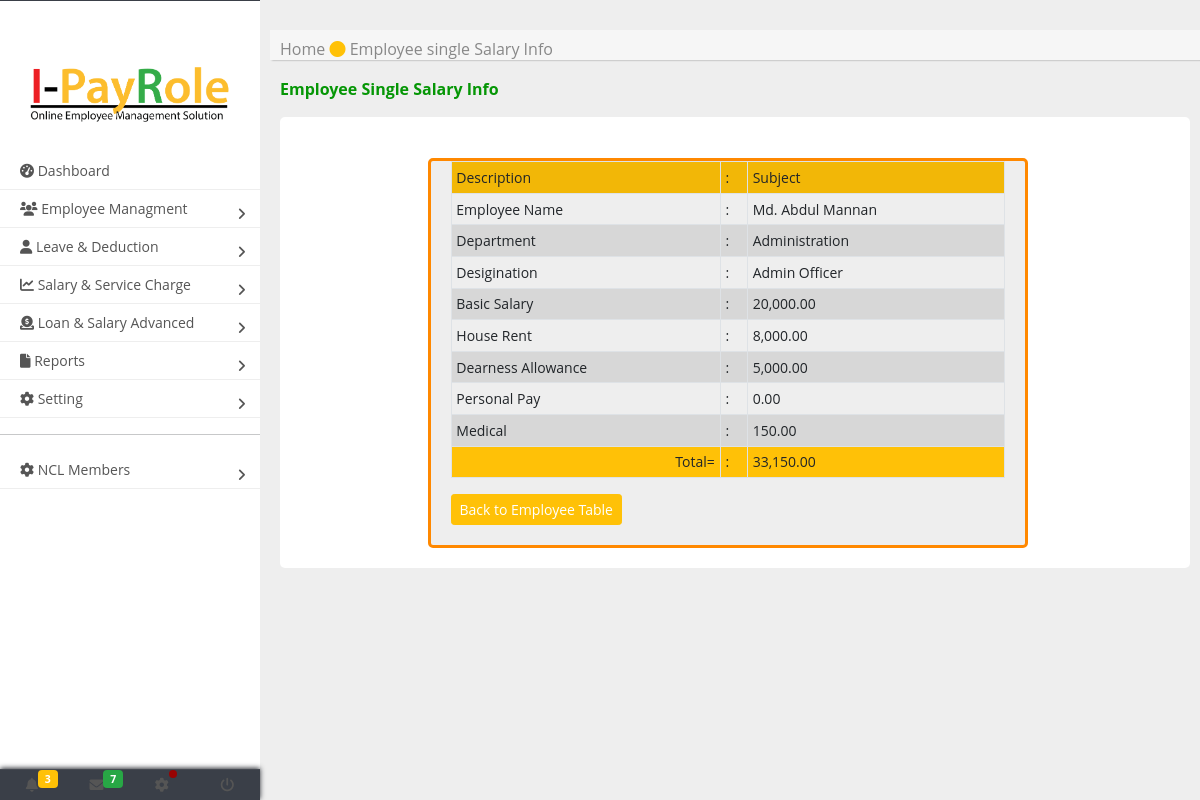
/single_salary_view.php?id=E0002, run on the app's committed database.
### tables this page shows
CREATE TABLE `employee` (
  `id` int(11) NOT NULL AUTO_INCREMENT,
  `em_id` text NOT NULL,
  `card_no` text NOT NULL,
  `file_no` text NOT NULL,
  `name` text,
  `desigination` text NOT NULL,
  `department_id` int(11) NOT NULL,
  `fathers_name` text,
  `mothers_name` text,
  `nationality` text,
  `mailing_address` text,
  `permanent_address` text,
  `place_of_birth` text,
  `marital_status` text,
  `religion` text,
  `phone` text,
  `country` text,
  `joining_date` text NOT NULL,
  `date_of_birth` text,
  `gender` text,
  `employee_type` text,
  `photo` text NOT NULL,
  `role` text,
  `role_id` text,
  PRIMARY KEY (`id`)
);

CREATE TABLE `department` (
  `id` int(11) NOT NULL AUTO_INCREMENT,
  `name` text NOT NULL,
  PRIMARY KEY (`id`)
);

CREATE TABLE `salary_details_info` (
  `id` int(11) NOT NULL AUTO_INCREMENT,
  `department_id` text NOT NULL,
  `employee_id` text NOT NULL,
  `grade_id` text NOT NULL,
  `basic_salary` text NOT NULL,
  `personal_pay` text NOT NULL,
  `fixed_pay` text NOT NULL,
  `over_time` text NOT NULL,
  `deduct_one_day` text NOT NULL,
  `pf_contribution` text NOT NULL,
  `food_from_sc` text NOT NULL,
  `status` varchar(255) NOT NULL,
  `inactive_date` varchar(255) DEFAULT NULL,
  `active_date` varchar(255) DEFAULT NULL,
  PRIMARY KEY (`id`)
);

CREATE TABLE `salary_grade` (
  `id` int(11) NOT NULL AUTO_INCREMENT,
  `grade_name` text NOT NULL,
  `house_rent` text NOT NULL,
  `dearness_allownce` text NOT NULL,
  `conveyence` text NOT NULL,
  `medical` text NOT NULL,
  `provident_found` text NOT NULL,
  PRIMARY KEY (`id`)
);

### lib/database.php (called while the page is built, shortened)
<?php
class Database{
	public  $host 		= DB_HOST;
	public  $user 		= DB_USER;
	public  $pass 		= DB_PASS;
	public  $dbname 	= DB_NAME;
	public $link;
	private function connectDB(){
		$this->link = new mysqli($this->host,$this->user,$this->pass,$this->dbname);
	}
	public function select($data) {
		$results = $this->link->query($data) or die ($this->link->error.__LINE__);
		if ($results->num_rows > 0) {
			return $results;
		} else {
			return false;
		}
	}
}
?>

### single_salary_view.php (the view, shortened to what this page needs)
<?php
include ('include/header.php');
?>
<?php
	if(isset($_GET['id'])){
			$tid =$_GET['id'];
			$id= preg_replace("/[^0-9a-zA-Z]/", "", $tid);
			$getid = $id;
	}else{
		echo"Wrong Command";
	}
	?>
<main class="page-content">
	<div class="board_marker">
		<h6>Home <i class="fa fa-circle text-warning"></i> Employee single Salary Info</h6>
	</div>
	<div class="containter-fluid">
		<div class="row">
			<h6 style="color:#059605; font-weight:bold;">Employee Single Salary Info</h6>
			<div class="col-md-12">
				<div class="card-wrapper" style="margin-top:10px; padding-lef:15px; padding-right:30px; padding-bottom:20px;">
					<br />
						<div class="" style="width:600px; margin:0px auto; background:#eee; border:
						3px solid #ff8800; border-radius:5px; margin-top:20px; padding:20px; padding-top:0; ">
						 <table class="table table-bordered table-striped">
						<tr class="bg-warning">
							<td>Description</td>
							<td>:</td>
							<td>Subject</td>
						</tr>
						<?php
							$query1="select * from salary_details_info where employee_id='".$getid."'";
							$basic1=$db->select($query1);
							if ($basic1==true){
									while($salary_info1=$basic1->fetch_assoc()){
										 $grade_id		= $salary_info1['grade_id'];
										 $basic			= $salary_info1['basic_salary'];
										 $personalPay	= $salary_info1['personal_pay'];
										 $FixedPay		= $salary_info1['fixed_pay'];
										$gradeq="select * from salary_grade where id='".$grade_id."'";
										$graderes=$db->select($gradeq);
										if ($graderes==true){
											while($grade_info=$graderes->fetch_assoc()){
											 $hr		= $grade_info['house_rent'];
											 $d_a		= $grade_info['dearness_allownce'];
											 $medical	= $grade_info['medical'];
											 $houserent		=$hr* $basic;
											 $dearallowance	=$d_a* $basic;
											 $totalsalary	=$basic+$personalPay+$FixedPay+$houserent+$dearallowance+$medical;
							?>
							<?php
							$query2="select * from employee where em_id='".$getid."'";
							$results=$db->select($query2);
							if ($results==true){
									while($res=$results->fetch_assoc()){
							?>
						<tr>
							<td>Employee Name</td>
							<td>:</td>
							<td><?php echo $res['name'];?></td>
						</tr><tr>
							<td>Department</td>
							<td>:</td>
							<td>
							<?php
								$dpid= $res['department_id'];
								$query2="select * from department where id='".$dpid."'";
									$dp=$db->select($query2);
									if ($dp==true){
											while($dpname=$dp->fetch_assoc()){
											echo $dpname['name'];
										}
									}else{
											echo "Select Department";
										}
								?>
							</td>
						</tr>
						<tr>
							<td>Desigination</td>
							<td>:</td>
							<td><?php echo $res['desigination'];?></td>
						</tr>
						<?php if(!$FixedPay==true){ ?>
						<tr>
							<td>Basic Salary</td>
							<td>:</td>
							<td><?php echo number_format((float)$salary_info1['basic_salary'], 2, '.', ',');?></td>
						</tr>
						<tr>
							<td>House Rent</td>
							<td>:</td>
							<td><?php echo number_format((float)$houserent, 2, '.', ','); $houserent;?></td>
						</tr>
						<tr>
							<td>Dearness Allowance</td>
							<td>:</td>
							<td><?php echo number_format((float)$dearallowance, 2, '.', ','); ?></td>
						</tr>
						<?php
							if (!$personalPay==true){
						?>
						<tr>
							<td>Personal Pay</td>
							<td>:</td>
							<td><?php echo number_format((float)$personalPay, 2, '.', ','); ?></td>
						</tr>
						<?php } ?>
						<tr>
							<td>Medical</td>
							<td>:</td>
							<td><?php echo number_format((float)$medical, 2, '.', ','); ;?></td>
						</tr>
						<tr class="bg-warning text-bold">
							<td class="text-right">Total=</td>
							<td>:</td>
							<td><?php echo number_format((float)$totalsalary, 2, '.', ',');?></td>
						</tr>
						<?php }?>
									<?php }}}}}}  ?>
					 </table>
							<a href="view_employee.php" class="btn btn-warning btn-sm text-white ">Back to Employee Table</a>
						</div>
				</div>
			</div>
		</div>
	</div>
</main>
</div>

### css/stylesidebar.css (style rules this page uses)
body { font-size: 0.9rem; }
@media screen and (min-width: 768px) { .page-wrapper.toggled .page-content { padding-left: 270px; } }
.page-wrapper .page-content { display: inline-block; width: 100%; padding-left: 0px; padding-top: 20px;; background:# }
.page-wrapper .page-content > div { padding: 20px 10px; }
.page-wrapper .page-content { overflow-x: hidden; }

### css/style.css (style rules this page uses)
body { background:#eee; font-size: 14px; font-family: "Open Sans",sans-serif; }
.board_marker { background:#f6f6f6; color:#888888; height:15px; box-shadow:2px 0px 2px 0px ; }
.table th, .table td { padding: 0.3rem; vertical-align: top; border-top: 1px solid #dee2e6; }
.card-wrapper { background: #fff; padding: 20px; border-radius: 5px; padding-bottom: 3px; padding-left: 15px; padding-top: 0; }

### data on the page
salary_details_info: basic_salary "20,000.00", personal_pay "0.00", totalsalary "33,150.00"
salary_grade: house_rent.basic_salary "8,000.00", dearness_allownce.basic_salary "5,000.00", medical "150.00"
employee: name "Md. Abdul Mannan", desigination "Admin Officer"
department: name "Administration"
